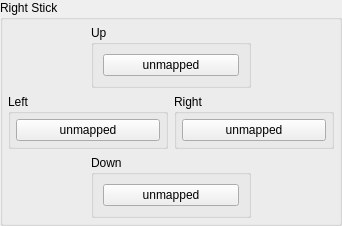
            <widget class="QGroupBox" name="gb_right_stick">
             <property name="sizePolicy">
              <sizepolicy hsizetype="Expanding" vsizetype="Fixed">
               <horstretch>0</horstretch>
               <verstretch>0</verstretch>
              </sizepolicy>
             </property>
             <property name="minimumSize">
              <size>
               <width>0</width>
               <height>0</height>
              </size>
             </property>
             <property name="title">
              <string>Right Stick</string>
             </property>
             <layout class="QVBoxLayout" name="verticalLayout_2">
              <property name="leftMargin">
               <number>5</number>
              </property>
              <property name="topMargin">
               <number>5</number>
              </property>
              <property name="rightMargin">
               <number>5</number>
              </property>
              <property name="bottomMargin">
               <number>5</number>
              </property>
              <item>
               <widget class="QWidget" name="widget_right_stick_up" native="true">
                <layout class="QHBoxLayout" name="widget_right_stick_up_layout">
                 <property name="leftMargin">
                  <number>0</number>
                 </property>
                 <property name="topMargin">
                  <number>0</number>
                 </property>
                 <property name="rightMargin">
                  <number>0</number>
                 </property>
                 <property name="bottomMargin">
                  <number>0</number>
                 </property>
                 <item>
                  <widget class="QGroupBox" name="gb_right_stick_up">
                   <property name="sizePolicy">
                    <sizepolicy hsizetype="Preferred" vsizetype="Fixed">
                     <horstretch>0</horstretch>
                     <verstretch>0</verstretch>
                    </sizepolicy>
                   </property>
                   <property name="minimumSize">
                    <size>
                     <width>160</width>
                     <height>0</height>
                    </size>
                   </property>
                   <property name="maximumSize">
                    <size>
                     <width>124</width>
                     <height>1231321</height>
                    </size>
                   </property>
                   <property name="title">
                    <string>Up</string>
                   </property>
                   <layout class="QVBoxLayout" name="verticalLayout_7">
                    <item>
                     <widget class="QRightClickButton" name="RStickUpButton">
                      <property name="minimumSize">
                       <size>
                        <width>0</width>
                        <height>0</height>
                       </size>
                      </property>
                      <property name="focusPolicy">
                       <enum>Qt::FocusPolicy::NoFocus</enum>
                      </property>
                      <property name="text">
                       <string>unmapped</string>
                      </property>
                     </widget>
                    </item>
                   </layout>
                  </widget>
                 </item>
                </layout>
               </widget>
              </item>
              <item>
               <layout class="QHBoxLayout" name="layout_right_stick_left_right">
                <item>
                 <widget class="QGroupBox" name="gb_right_stick_left">
                  <property name="minimumSize">
                   <size>
                    <width>160</width>
                    <height>0</height>
                   </size>
                  </property>
                  <property name="title">
                   <string>Left</string>
                  </property>
                  <layout class="QVBoxLayout" name="gb_right_stick_left_layout">
                   <property name="leftMargin">
                    <number>5</number>
                   </property>
                   <property name="topMargin">
                    <number>5</number>
                   </property>
                   <property name="rightMargin">
                    <number>5</number>
                   </property>
                   <property name="bottomMargin">
                    <number>5</number>
                   </property>
                   <item>
                    <widget class="QRightClickButton" name="RStickLeftButton">
                     <property name="focusPolicy">
                      <enum>Qt::FocusPolicy::NoFocus</enum>
                     </property>
                     <property name="text">
                      <string>unmapped</string>
                     </property>
                    </widget>
                   </item>
                  </layout>
                 </widget>
                </item>
                <item>
                 <widget class="QGroupBox" name="gb_right_stick_right">
                  <property name="minimumSize">
                   <size>
                    <width>160</width>
                    <height>0</height>
                   </size>
                  </property>
                  <property name="title">
                   <string>Right</string>
                  </property>
                  <layout class="QVBoxLayout" name="gb_right_stick_right_layout">
                   <property name="leftMargin">
                    <number>5</number>
                   </property>
                   <property name="topMargin">
                    <number>5</number>
                   </property>
                   <property name="rightMargin">
                    <number>5</number>
                   </property>
                   <property name="bottomMargin">
                    <number>5</number>
                   </property>
                   <item>
                    <widget class="QRightClickButton" name="RStickRightButton">
                     <property name="focusPolicy">
                      <enum>Qt::FocusPolicy::NoFocus</enum>
                     </property>
                     <property name="text">
                      <string>unmapped</string>
                     </property>
                    </widget>
                   </item>
                  </layout>
                 </widget>
                </item>
               </layout>
              </item>
              <item>
               <widget class="QWidget" name="widget_right_stick_down" native="true">
                <layout class="QHBoxLayout" name="widget_right_stick_down_layout">
                 <property name="leftMargin">
                  <number>0</number>
                 </property>
                 <property name="topMargin">
                  <number>0</number>
                 </property>
                 <property name="rightMargin">
                  <number>0</number>
                 </property>
                 <property name="bottomMargin">
                  <number>0</number>
                 </property>
                 <item>
                  <widget class="QGroupBox" name="gb_right_stick_down">
                   <property name="minimumSize">
                    <size>
                     <width>160</width>
                     <height>0</height>
                    </size>
                   </property>
                   <property name="maximumSize">
                    <size>
                     <width>124</width>
                     <height>2121</height>
                    </size>
                   </property>
                   <property name="title">
                    <string>Down</string>
                   </property>
                   <layout class="QVBoxLayout" name="verticalLayout_6">
                    <item>
                     <widget class="QRightClickButton" name="RStickDownButton">
                      <property name="focusPolicy">
                       <enum>Qt::FocusPolicy::NoFocus</enum>
                      </property>
                      <property name="text">
                       <string>unmapped</string>
                      </property>
                     </widget>
                    </item>
                   </layout>
                  </widget>
                 </item>
                </layout>
               </widget>
              </item>
             </layout>
            </widget>
